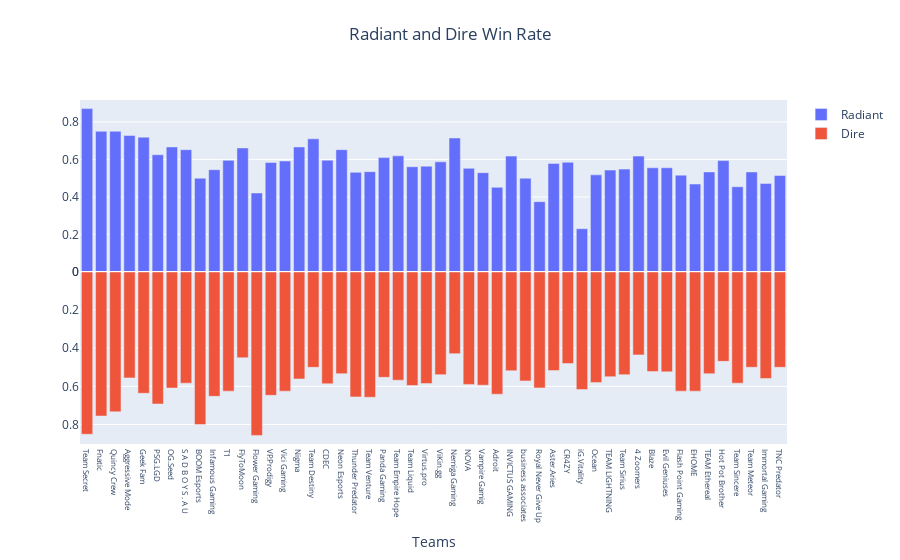

Notebook code cell kept with this figure:
### Code cell
radiant_dire = results.nlargest(n=50, columns='patch_win_rate')

fig = make_subplots(rows=2, cols=1,
                    shared_xaxes=True,
                    vertical_spacing=0)
fig.add_trace(go.Bar(x=radiant_dire['name'],
                     y=radiant_dire['radiant_wins']/(radiant_dire['radiant_wins'] + radiant_dire['radiant_losses']),
                     name='Radiant'),
                     row=1, col=1)
fig.add_trace(go.Bar(x=radiant_dire['name'],
                     y=radiant_dire['dire_win']/(radiant_dire['dire_win'] + radiant_dire['dire_losses']),
                     name='Dire'),
                     row=2, col=1)
fig.update_xaxes(title_text='Teams',
                 tickfont_size=8,
                 row=2, col=1)
fig.update_yaxes(autorange='reversed', row=2, col=1)
fig.update_layout(title=dict(text='Radiant and Dire Win Rate',
                             x=0.5,
                             y=0.95,
                             xanchor='center',
                             yanchor='top'))
fig.show()

### Figure 1 — Plotly figure (JSON) as saved in the notebook; plotly's stock layout.template omitted (floating-point values rounded to 4 significant figures)
{"data": [{"name": "Radiant", "type": "bar", "x": ["Team Secret", "Fnatic", "Quincy Crew", "Aggressive Mode", "Geek Fam", "PSG.LGD", "OG.Seed", "S A D B O Y S . A U", "BOOM Esports", "Infamous Gaming", "T1", "FlyToMoon", "Flower Gaming", "VP.Prodigy", "Vici Gaming", "Nigma", "Team Destiny", "CDEC ", "Neon Esports", "Thunder Predator", "Team Venture", "Panda Gaming", "Team Empire Hope", "Team Liquid", "Virtus.pro", "ViKin.gg", "Nemiga Gaming", "NOVA", "Vampire Gamig", "Adroit", "INVICTUS GAMING", "business associates", "Royal Never Give Up", "Aster.Aries", "CR4ZY", "iG.Vitality", "Ocean", "TEAM LIGHTNING", "Team Sirius", "4 Zoomers", "Blaze", "Evil Geniuses", "Flash Point Gaming", "EHOME", "TEAM Ethereal", "Hot Pot Brother", "Team Sincere", "Team Meteor", "Immortal Gaming", "TNC Predator"], "xaxis": "x", "y": [0.871, 0.75, 0.75, 0.7273, 0.7188, 0.625, 0.6667, 0.6522, 0.5, 0.5455, 0.5952, 0.6613, 0.4211, 0.5833, 0.5918, 0.6667, 0.7097, 0.5962, 0.6522, 0.5312, 0.5349, 0.6098, 0.619, 0.561, 0.5641, 0.5873, 0.7143, 0.5526, 0.5294, 0.4516, 0.6176, 0.5, 0.375, 0.5789, 0.5849, 0.2308, 0.5179, 0.5435, 0.5484, 0.6176, 0.5556, 0.5556, 0.5161, 0.4688, 0.5333, 0.5938, 0.4545, 0.5333, 0.4722, 0.5143], "yaxis": "y"}, {"name": "Dire", "type": "bar", "x": ["Team Secret", "Fnatic", "Quincy Crew", "Aggressive Mode", "Geek Fam", "PSG.LGD", "OG.Seed", "S A D B O Y S . A U", "BOOM Esports", "Infamous Gaming", "T1", "FlyToMoon", "Flower Gaming", "VP.Prodigy", "Vici Gaming", "Nigma", "Team Destiny", "CDEC ", "Neon Esports", "Thunder Predator", "Team Venture", "Panda Gaming", "Team Empire Hope", "Team Liquid", "Virtus.pro", "ViKin.gg", "Nemiga Gaming", "NOVA", "Vampire Gamig", "Adroit", "INVICTUS GAMING", "business associates", "Royal Never Give Up", "Aster.Aries", "CR4ZY", "iG.Vitality", "Ocean", "TEAM LIGHTNING", "Team Sirius", "4 Zoomers", "Blaze", "Evil Geniuses", "Flash Point Gaming", "EHOME", "TEAM Ethereal", "Hot Pot Brother", "Team Sincere", "Team Meteor", "Immortal Gaming", "TNC Predator"], "xaxis": "x2", "y": [0.8511, 0.7556, 0.7333, 0.5556, 0.6364, 0.6923, 0.6087, 0.5833, 0.8, 0.6522, 0.625, 0.45, 0.8571, 0.6471, 0.625, 0.561, 0.5, 0.5862, 0.5333, 0.6552, 0.6571, 0.5526, 0.5676, 0.5952, 0.5854, 0.5385, 0.4286, 0.5897, 0.5938, 0.641, 0.5179, 0.5714, 0.6078, 0.5172, 0.48, 0.6167, 0.58, 0.549, 0.5385, 0.4348, 0.5217, 0.5238, 0.625, 0.625, 0.5333, 0.4688, 0.5833, 0.5, 0.5588, 0.5], "yaxis": "y2"}], "layout": {"title": {"text": "Radiant and Dire Win Rate", "x": 0.5, "xanchor": "center", "y": 0.95, "yanchor": "top"}, "xaxis": {"anchor": "y", "domain": [0, 1], "matches": "x2", "showticklabels": false}, "xaxis2": {"anchor": "y2", "domain": [0, 1], "tickfont": {"size": 8}, "title": {"text": "Teams"}}, "yaxis": {"anchor": "x", "domain": [0.5, 1]}, "yaxis2": {"anchor": "x2", "autorange": "reversed", "domain": [0, 0.5]}}}
